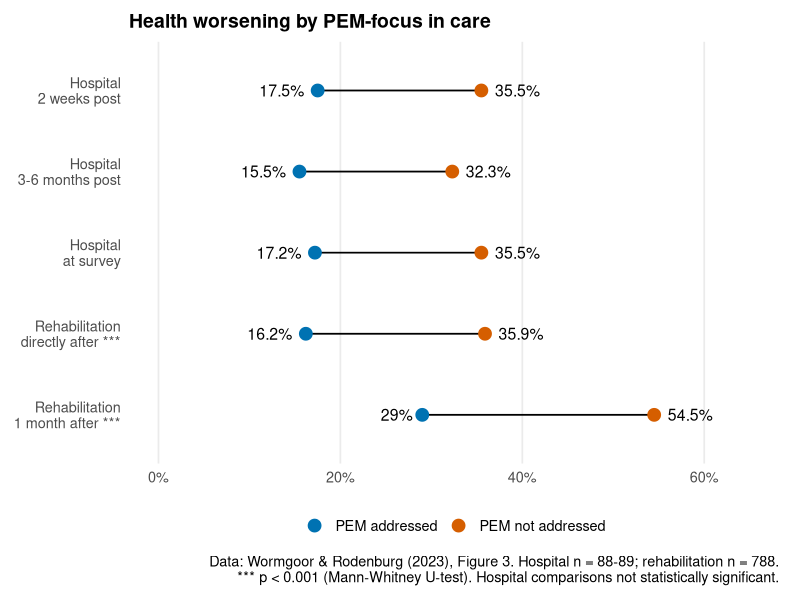
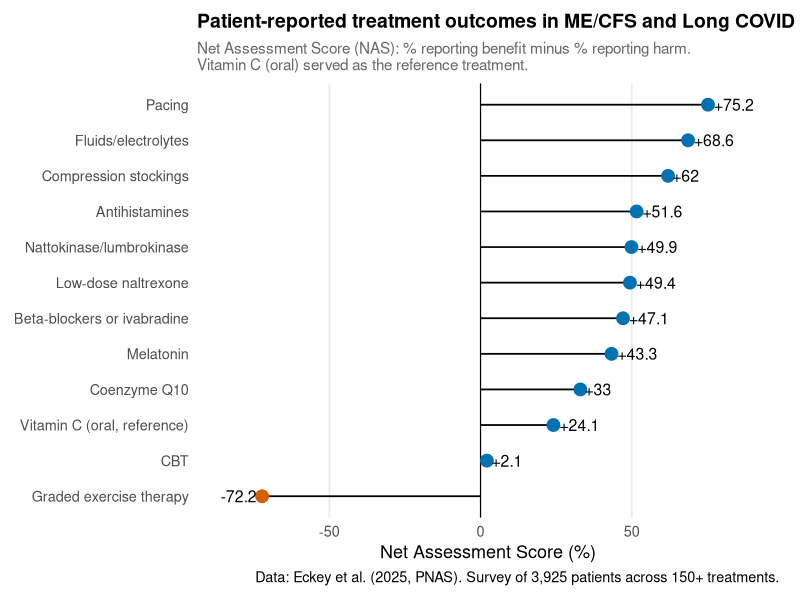
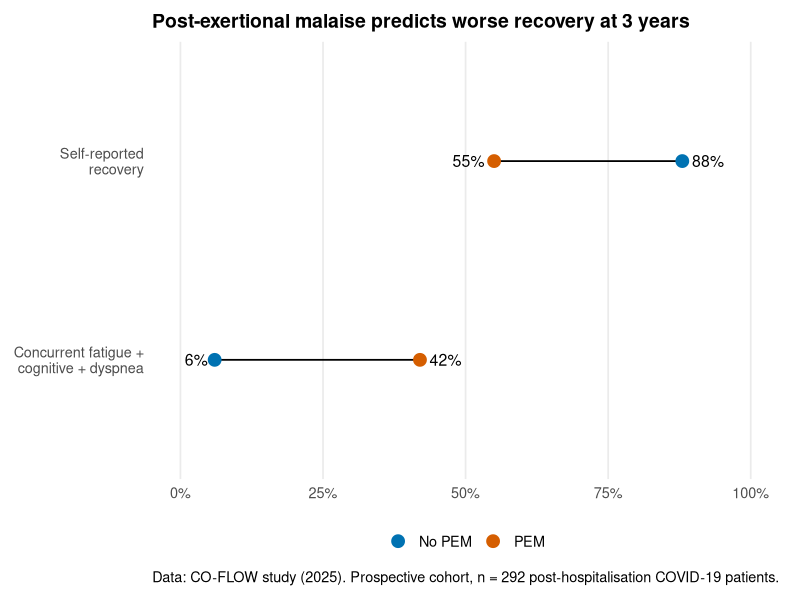

Generate these figures, in order, with R:
library(ggplot2)
library(dplyr)
library(forcats)
library(patchwork)

theme_horingssvar <- theme_minimal(base_size = 13) +
  theme(
    plot.title = element_text(face = "bold", size = 14),
    plot.subtitle = element_text(size = 11, color = "grey40"),
    panel.grid.major.y = element_blank(),
    panel.grid.minor = element_blank(),
    legend.position = "bottom",
    plot.margin = margin(10, 15, 10, 10)
  )

# --- Figure 1: Wormgoor & Rodenburg 2023 ---
# Health worsening by PEM-focus (Figure 3, significant results only)

wormgoor <- tibble::tribble(
  ~timepoint                                   , ~group              , ~pct , ~sig ,
  "Hospital\n2 weeks post"                     , "PEM not addressed" , 35.5 , FALSE,
  "Hospital\n2 weeks post"                     , "PEM addressed"     , 17.5 , FALSE,
  "Hospital\n3-6 months post"                  , "PEM not addressed" , 32.3 , FALSE,
  "Hospital\n3-6 months post"                  , "PEM addressed"     , 15.5 , FALSE,
  "Hospital\nat survey"                        , "PEM not addressed" , 35.5 , FALSE,
  "Hospital\nat survey"                        , "PEM addressed"     , 17.2 , FALSE,
  "Rehabilitation\ndirectly after ***"         , "PEM not addressed" , 35.9 , TRUE ,
  "Rehabilitation\ndirectly after ***"         , "PEM addressed"     , 16.2 , TRUE ,
  "Rehabilitation\n1 month after ***"          , "PEM not addressed" , 54.5 , TRUE ,
  "Rehabilitation\n1 month after ***"          , "PEM addressed"     , 29.0 , TRUE
) |>
  mutate(
    timepoint = factor(timepoint, levels = c(
      "Rehabilitation\n1 month after ***",
      "Rehabilitation\ndirectly after ***",
      "Hospital\nat survey",
      "Hospital\n3-6 months post",
      "Hospital\n2 weeks post"
    )),
    group = factor(group, levels = c("PEM addressed", "PEM not addressed"))
  )

wormgoor_segments <- wormgoor |>
  summarise(xmin = min(pct), xmax = max(pct), .by = timepoint)

wormgoor <- wormgoor |>
  mutate(is_min = pct == min(pct), .by = timepoint)

p_wormgoor <- ggplot(wormgoor, aes(y = timepoint)) +
  geom_linerange(
    data = wormgoor_segments,
    aes(xmin = xmin, xmax = xmax),
    linewidth = 0.6,
    colour = "black"
  ) +
  geom_point(aes(x = pct, colour = group), size = 4) +
  geom_text(
    aes(
      x = pct,
      label = paste0(pct, "%"),
      hjust = ifelse(is_min, 1.3, -0.3)
    ),
    size = 4,
    show.legend = FALSE
  ) +
  scale_x_continuous(
    limits = c(0, 65),
    labels = \(x) paste0(x, "%")
  ) +
  scale_colour_manual(
    values = c(
      "PEM addressed" = "#0072B2",
      "PEM not addressed" = "#D55E00"
    ),
    name = NULL
  ) +
  guides(colour = guide_legend(override.aes = list(size = 4))) +
  labs(
    title = "Health worsening by PEM-focus in care",
    caption = "Data: Wormgoor & Rodenburg (2023), Figure 3. Hospital n = 88-89; rehabilitation n = 788.\n*** p < 0.001 (Mann-Whitney U-test). Hospital comparisons not statistically significant.",
    x = NULL,
    y = NULL
  ) +
  theme_horingssvar

ggsave(
  "fig-wormgoor-pem-care.png",
  p_wormgoor,
  width = 9,
  height = 5,
  dpi = 300,
  bg = "white"
)


# --- Figure 2: Eckey et al. 2025 (PNAS) ---
# Net Assessment Scores for selected treatments

eckey <- tibble::tribble(
  ~treatment                    , ~nas  ,
  "Pacing"                      ,  75.2 ,
  "Fluids/electrolytes"         ,  68.6 ,
  "Compression stockings"       ,  62.0 ,
  "Antihistamines"              ,  51.6 ,
  "Nattokinase/lumbrokinase"    ,  49.9 ,
  "Low-dose naltrexone"         ,  49.4 ,
  "Beta-blockers or ivabradine" ,  47.1 ,
  "Melatonin"                   ,  43.3 ,
  "Coenzyme Q10"                ,  33.0 ,
  "Vitamin C (oral, reference)" ,  24.1 ,
  "CBT"                         ,   2.1 ,
  "Graded exercise therapy"     , -72.2
) |>
  mutate(
    treatment = fct_rev(fct_inorder(treatment)),
    direction = if_else(nas >= 0, "benefit", "harm")
  )

p_eckey <- ggplot(eckey, aes(x = nas, y = treatment)) +
  geom_vline(xintercept = 0, linewidth = 0.4) +
  geom_linerange(
    aes(xmin = 0, xmax = nas),
    linewidth = 0.6,
    colour = "black"
  ) +
  geom_point(
    aes(colour = direction),
    size = 4,
    show.legend = FALSE
  ) +
  geom_text(
    aes(
      label = ifelse(nas >= 0, paste0("+", nas), nas),
      hjust = ifelse(nas >= 0, -0.15, 1.15)
    ),
    size = 4,
    show.legend = FALSE
  ) +
  scale_x_continuous(limits = c(-85, 90)) +
  scale_colour_manual(
    values = c("benefit" = "#0072B2", "harm" = "#D55E00"),
    guide = "none"
  ) +
  labs(
    title = "Patient-reported treatment outcomes in ME/CFS and Long COVID",
    subtitle = "Net Assessment Score (NAS): % reporting benefit minus % reporting harm.\nVitamin C (oral) served as the reference treatment.",
    caption = "Data: Eckey et al. (2025, PNAS). Survey of 3,925 patients across 150+ treatments.",
    x = "Net Assessment Score (%)",
    y = NULL
  ) +
  theme_horingssvar

ggsave(
  "fig-eckey-treatments.png",
  p_eckey,
  width = 8,
  height = 5.5,
  dpi = 300,
  bg = "white"
)


# --- Figure 3: CO-FLOW PEM vs non-PEM ---

coflow <- tibble::tribble(
  ~measure                                    , ~group   , ~value ,
  "Self-reported\nrecovery"                   , "PEM"    ,     55 ,
  "Self-reported\nrecovery"                   , "No PEM" ,     88 ,
  "Concurrent fatigue +\ncognitive + dyspnea" , "PEM"    ,     42 ,
  "Concurrent fatigue +\ncognitive + dyspnea" , "No PEM" ,      6
) |>
  mutate(
    measure = fct_rev(fct_inorder(measure)),
    group = factor(group, levels = c("No PEM", "PEM"))
  )

coflow_segments <- coflow |>
  summarise(xmin = min(value), xmax = max(value), .by = measure)

coflow <- coflow |>
  mutate(is_min = value == min(value), .by = measure)

p_coflow <- ggplot(coflow, aes(y = measure)) +
  geom_linerange(
    data = coflow_segments,
    aes(xmin = xmin, xmax = xmax),
    linewidth = 0.6,
    colour = "black"
  ) +
  geom_point(aes(x = value, colour = group), size = 4) +
  geom_text(
    aes(
      x = value,
      label = paste0(value, "%"),
      hjust = ifelse(is_min, 1.3, -0.3)
    ),
    size = 4,
    show.legend = FALSE
  ) +
  scale_x_continuous(
    limits = c(0, 100),
    labels = \(x) paste0(x, "%")
  ) +
  scale_colour_manual(
    values = c("No PEM" = "#0072B2", "PEM" = "#D55E00"),
    name = NULL
  ) +
  guides(colour = guide_legend(override.aes = list(size = 4))) +
  labs(
    title = "Post-exertional malaise predicts worse recovery at 3 years",
    caption = "Data: CO-FLOW study (2025). Prospective cohort, n = 292 post-hospitalisation COVID-19 patients.",
    x = NULL,
    y = NULL
  ) +
  theme_horingssvar

ggsave(
  "fig-coflow-pem.png",
  p_coflow,
  width = 8,
  height = 3.5,
  dpi = 300,
  bg = "white"
)

message("All figures saved.")
